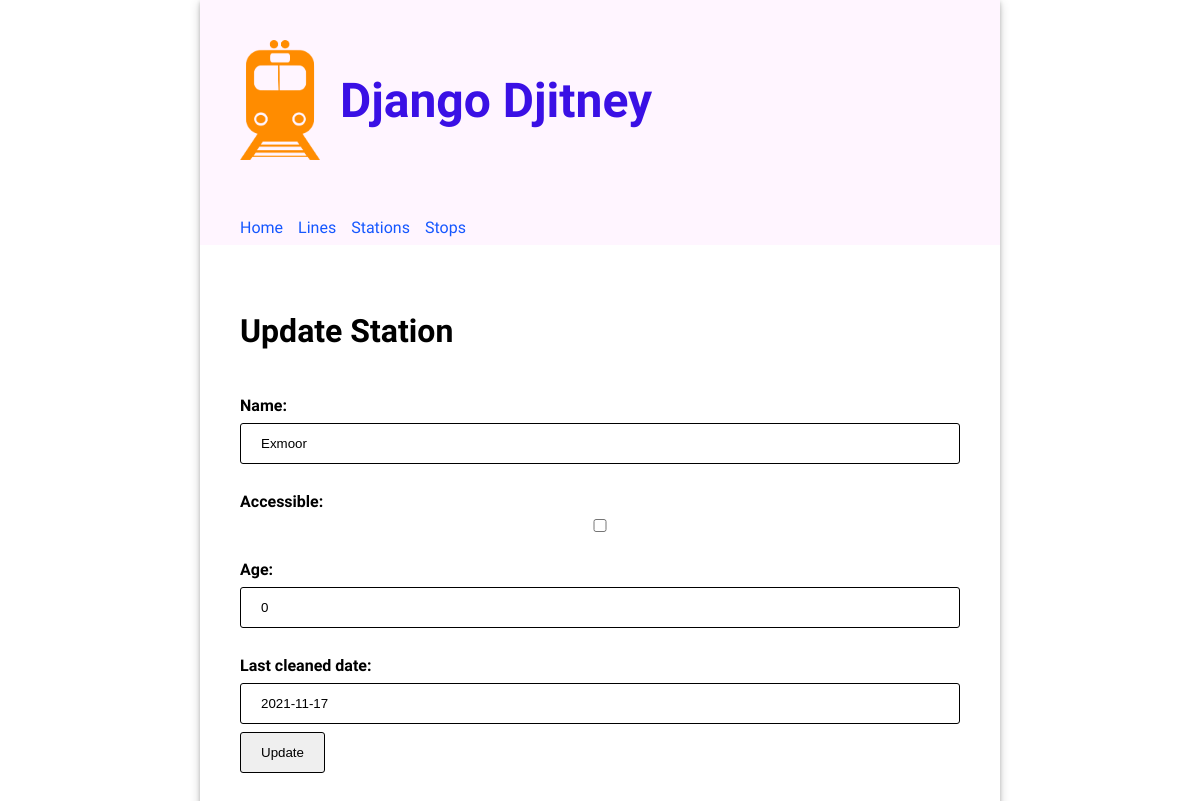
The page /stations/4/update on the database as committed earlier.
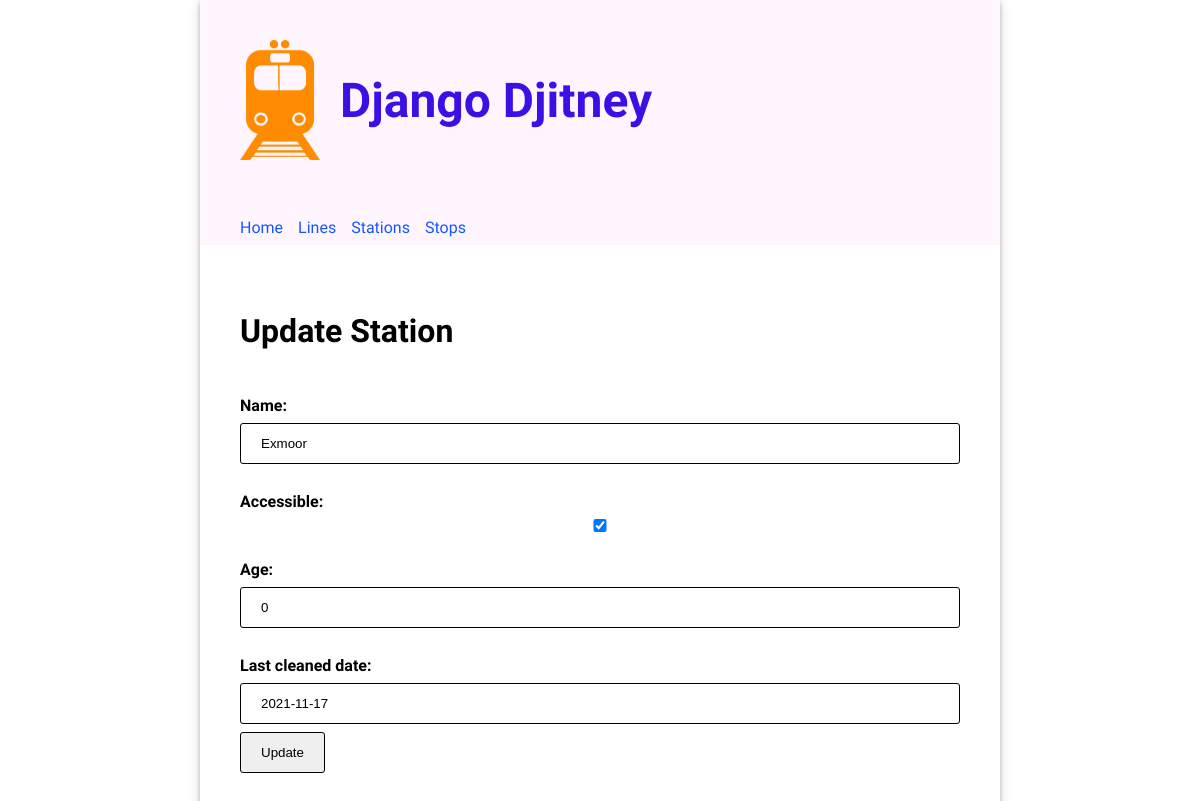
The same page on the database as committed later.
### routes/models.py (models this page shows, shortened)
class Station(models.Model):
  name = models.CharField(unique=True, max_length=200)
  accessible = models.BooleanField(default=False)
  age = models.PositiveSmallIntegerField()
  last_cleaned_date = models.DateField()

### routes/views.py (the view)
# urls.py: path("stations/<pk>/update", views.UpdateStationView.as_view(), name="update_station"),
class UpdateStationView(UpdateView):
  model = Station
  template_name = "routes/update_station.html"
  form_class = StationForm

### routes/forms.py
class StationForm(forms.ModelForm):
  class Meta:
    model = Station
    fields = "__all__"

### routes/templates/routes/update_station.html
{% extends 'base.html' %} {% load static %} {% block content %}
<h2>Update Station</h2>
<form method="post"> {% csrf_token %}
  {{ form }}
  <input type="submit" value="Update" />
</form>
{% endblock %}

Rows that differ between the two databases and show on the page:
changed Station "Exmoor": accessible "☐" → "☑"
